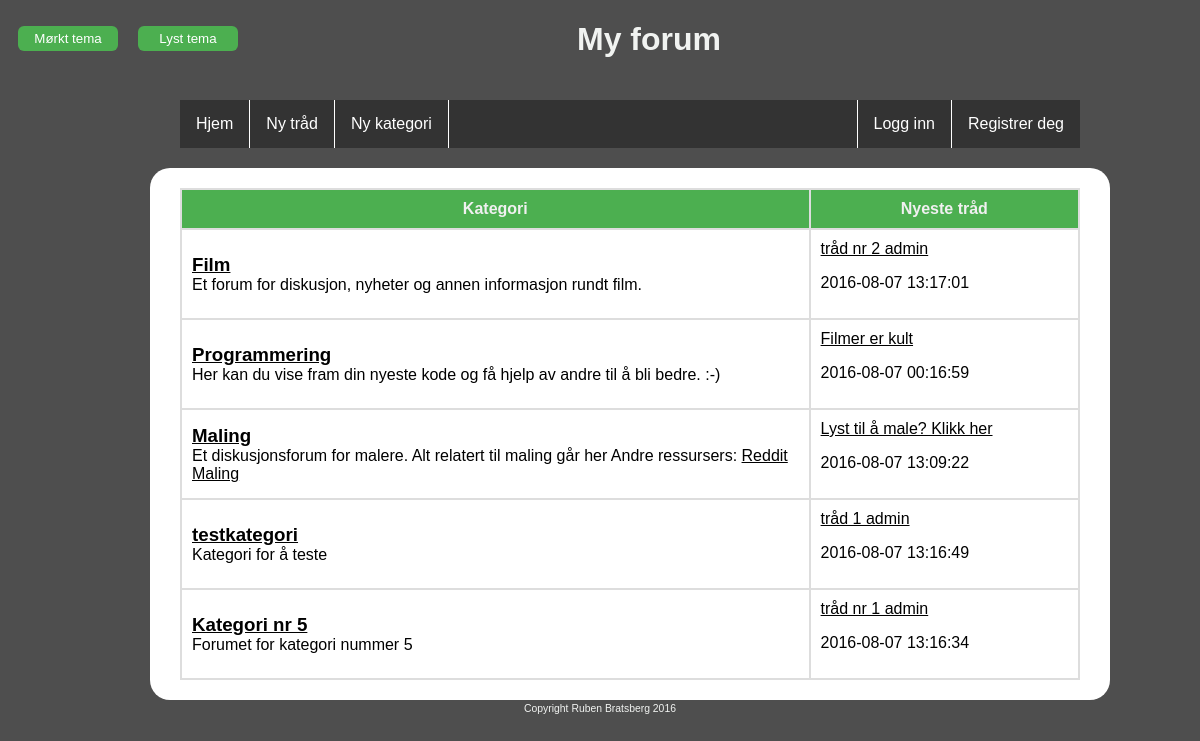
The page / on the database its author committed.
### tables this page shows
CREATE TABLE IF NOT EXISTS `kategori` (
  `kid` int(8) NOT NULL AUTO_INCREMENT,
  `kNavn` varchar(255) NOT NULL,
  `kBeskrivelse` varchar(255) NOT NULL,
  PRIMARY KEY (`kid`),
  UNIQUE KEY `kNavn` (`kNavn`)
);

CREATE TABLE IF NOT EXISTS `thread` (
  `tid` int(8) NOT NULL AUTO_INCREMENT,
  `tTittel` varchar(255) NOT NULL,
  `tDato` datetime NOT NULL,
  `kid` int(8) NOT NULL,
  `bid` int(8) NOT NULL,
  PRIMARY KEY (`tid`),
  KEY `kid` (`kid`),
  KEY `bid` (`bid`)
);

### index.php (the view)
<?php
include 'funksjoner.php';
include 'header.php';
$conn = connect();
$sql = "CALL getIndexKategorier()";
$result = $conn->query($sql);
if(!$result) {
	echo 'Kunne ikke vise noen kategorier, prøv igjen. ' . mysqli_error($conn);
}
else {
	if(mysqli_num_rows($result) == 0) {
		echo 'Ingen kategorier definert.';
	}
	else
    {
        echo '<table>
              <tr>
                <th>Kategori</th>
                <th>Nyeste tråd</th>
              </tr>';
        while($row = mysqli_fetch_assoc($result))
        {
            $kid = $row['kid'];
            echo '<tr>';
                echo '<td class="leftpart">';
                    echo '<h3><a href="category.php?id=' . $kid . '">' . $row['kNavn'] . '</a></h3>' . $row['kBeskrivelse'];
                echo '</td>';
                echo '<td class="rightpart">';
                nyesteThread($kid);
                echo '</td>';
            echo '</tr>';
        }
        echo '</table>';
    }
}
include 'footer.php';
?>

### header.php
<?php session_start();
echo '<!DOCTYPE html>
<head>
    <meta http-equiv="Content-Type" content="text/html" charset="UTF-8" />
    <meta name="description" content="Et lite forum" />
    <meta name="keywords" content="forum" />
    <title>Prosjekt 6065</title>
    <link rel="stylesheet" href="' . getStyle() .'" type="text/css" />
    <script src="jquery-3.1.0.min.js"></script>
    <script src="funksjoner.js"></script>
</head>
<body>';
echo '
<input onclick="setCSS(\'dark\')" type="button" value="Mørkt tema"/>
<input onclick="setCSS(\'light\')" type="button" value="Lyst tema"/>
    <div id="wrapper">
        <h1>My forum</h1>
    <div id="menu">
        <ul>
            <li><a class="item" href="index.php">Hjem</a></li>
            <li><a class="item" href="create_thread.php">Ny tråd</a></li>
            <li><a class="item" href="create_cat.php">Ny kategori</a></li>';
            include 'userbar.php';
        echo '</ul>';
echo '</div>
        <div id="content">';
?>

### userbar.php
<?php
	if (!empty($_SESSION['signed_in'])) {
    	echo '<li class="userbar-tekst"><p>Logget inn som ' . $_SESSION['user_name'] . '</p></li>';
        echo '<li class="userbar"><a href="signout.php">Logg ut</a></li>';
    }
    else {
        echo ' <li class="userbar"><a href="register.php">Registrer deg</a></li> <li class="userbar"><a href="login.php">Logg inn</a></li>';
    }
?>

### funksjoner.php (shortened to what this page needs)
<?php
	function connect() {
		$hostname = 'localhost';
		$username = 'root';
		$password = '';
		$database = 'prosjekt6065';
		$conn = mysqli_connect($hostname, $username, $password, $database);
		mysqli_set_charset($conn, 'utf8');
		return $conn;
	}
	function getStyle() {
		$stylesheet = "styles-dark.css";
		return $stylesheet;
	}
	function nyesteThread($kid) {
		$conn = connect();
		$sql = "CALL getNyesteThread($kid)";
		$result = $conn->query($sql);
		if(!$result)
		    echo "Ingen resultat. Prøv igjen.";
		else {
		    if(mysqli_num_rows($result) == 0) {
		        echo "Kategorien har ingen tråder.";
		    }
		    else {
		        while($row = mysqli_fetch_assoc($result)) {
		            echo '<a href="topic.php?id=' . $row['tid'] . '">'
		            . $row['tTittel'] . '</a>
		            <p>' . $row['tDato'] .'</p>';
		        }
		    }
		}
	}
?>

### footer.php (shortened to what this page needs)
</div>
</div>
<div id="footer">Copyright Ruben Bratsberg 2016</div>
</body>
</html>

### styles-dark.css (style rules this page uses)
body { background-color: #4E4E4E; font-family: Arial; text-align: center; }
#wrapper { width: 900px; margin: 0 auto; }
#content { background-color: #fff; float: left; padding: 20px 30px; text-align: left; border-radius: 20px; width: 100%; }
#menu { float: left; padding: 20px 30px; width: 100%; }
#footer { clear: both; }
table { border-collapse: collapse; width: 100%; border-radius: 10px; }
table a { color: #000; }
th { background-color: #4caf50;; text-align: center; color: #F0F0F0; }
td, th, tr { padding: 10px; border: 2px solid #ddd; }
h1, #footer { font-family: Arial; color: #F1F3F1; }
h3 { margin: 0; padding: 0; }
ul { list-style-type: none; margin: 0; padding: 0; overflow: auto; color: white; background-color: #333; }
li { float: left; border-right: 1px solid; }
ul .userbar, .userbar-tekst { border-right: none; border-left: 1px solid; }
li a { display: block; color: white; text-align: center; padding: 15px 16px; text-decoration: none; }
.userbar, .userbar-tekst { float: right; }
.leftpart { width: 70%; }
.rightpart { width: 30%; }
#footer { font-size: 65%; padding: 3px 0 0 0; }
input[type=button], [type=submit] { min-width: 100px; background-color: #4caf50; color: white; padding: 5px 5px; margin: 5px 10px; border: none; border-radius: 6px; cursor: pointer; float: left; }

### rows shown on the page
kategori: kNavn "Film", kBeskrivelse "Et forum for diskusjon, nyheter og annen informasjon rundt film."
thread: tTittel "tråd nr 2 admin", tDato "2016-08-07 13:17:01"
kategori: kNavn "Programmering", kBeskrivelse "Her kan du vise fram din nyeste kode og få hjelp av andre til å bli bedre. :-)"
thread: tTittel "Filmer er kult", tDato "2016-08-07 00:16:59"
kategori: kNavn "Maling", kBeskrivelse "Et diskusjonsforum for malere. Alt relatert til maling går her Andre ressursers: Reddit Maling"
thread: tTittel "Lyst til å male? Klikk her", tDato "2016-08-07 13:09:22"
kategori: kNavn "testkategori", kBeskrivelse "Kategori for å teste"
thread: tTittel "tråd 1 admin", tDato "2016-08-07 13:16:49"
kategori: kNavn "Kategori nr 5", kBeskrivelse "Forumet for kategori nummer 5"
thread: tTittel "tråd nr 1 admin", tDato "2016-08-07 13:16:34"
